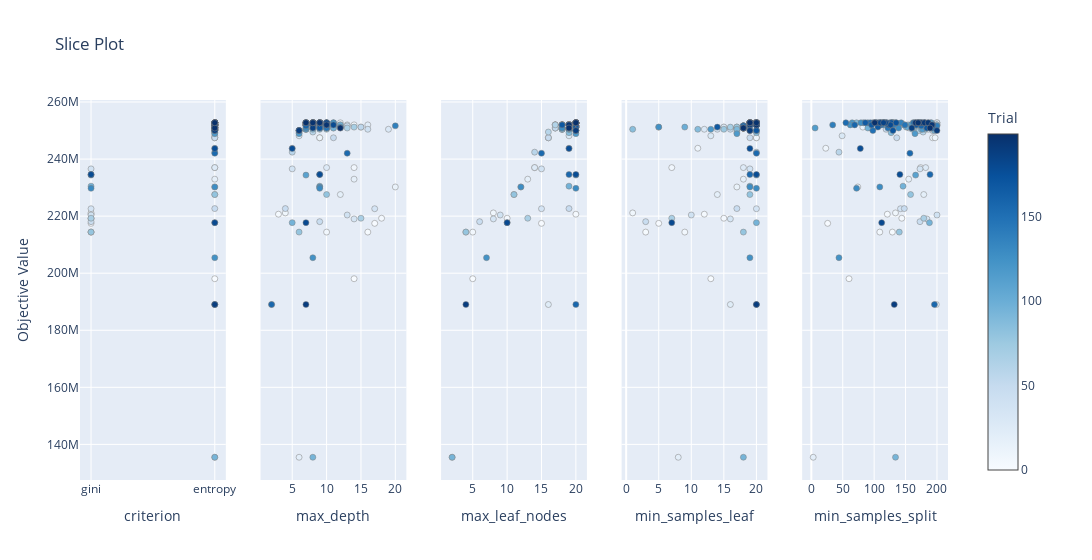

The notebook cell saved with this chart:
### Code cell
plot_slice(study)

### Figure 1 — Plotly figure (JSON) as saved in the notebook; plotly's stock layout.template omitted (floating-point values rounded to 4 significant figures; data arrays with more than 128 entries replaced by an {"elided": "..."} marker saying what was removed)
{"data": [{"marker": {"color": {"elided": "200 int values"}, "colorbar": {"title": {"text": "Trial"}, "x": 1, "xpad": 40}, "colorscale": [[0, "rgb(247,251,255)"], [0.125, "rgb(222,235,247)"], [0.25, "rgb(198,219,239)"], [0.375, "rgb(158,202,225)"], [0.5, "rgb(107,174,214)"], [0.625, "rgb(66,146,198)"], [0.75, "rgb(33,113,181)"], [0.875, "rgb(8,81,156)"], [1, "rgb(8,48,107)"]], "line": {"color": "Grey", "width": 0.5}, "showscale": true}, "mode": "markers", "name": "Feasible Trial", "showlegend": false, "type": "scatter", "x": {"elided": "200 str values"}, "xaxis": "x", "y": {"elided": "200 float values"}, "yaxis": "y"}, {"marker": {"color": {"elided": "200 int values"}, "colorbar": {"title": {"text": "Trial"}, "x": 1, "xpad": 40}, "colorscale": [[0, "rgb(247,251,255)"], [0.125, "rgb(222,235,247)"], [0.25, "rgb(198,219,239)"], [0.375, "rgb(158,202,225)"], [0.5, "rgb(107,174,214)"], [0.625, "rgb(66,146,198)"], [0.75, "rgb(33,113,181)"], [0.875, "rgb(8,81,156)"], [1, "rgb(8,48,107)"]], "line": {"color": "Grey", "width": 0.5}, "showscale": false}, "mode": "markers", "name": "Feasible Trial", "showlegend": false, "type": "scatter", "x": {"elided": "200 int values"}, "xaxis": "x2", "y": {"elided": "200 float values"}, "yaxis": "y2"}, {"marker": {"color": {"elided": "200 int values"}, "colorbar": {"title": {"text": "Trial"}, "x": 1, "xpad": 40}, "colorscale": [[0, "rgb(247,251,255)"], [0.125, "rgb(222,235,247)"], [0.25, "rgb(198,219,239)"], [0.375, "rgb(158,202,225)"], [0.5, "rgb(107,174,214)"], [0.625, "rgb(66,146,198)"], [0.75, "rgb(33,113,181)"], [0.875, "rgb(8,81,156)"], [1, "rgb(8,48,107)"]], "line": {"color": "Grey", "width": 0.5}, "showscale": false}, "mode": "markers", "name": "Feasible Trial", "showlegend": false, "type": "scatter", "x": {"elided": "200 int values"}, "xaxis": "x3", "y": {"elided": "200 float values"}, "yaxis": "y3"}, {"marker": {"color": {"elided": "200 int values"}, "colorbar": {"title": {"text": "Trial"}, "x": 1, "xpad": 40}, "colorscale": [[0, "rgb(247,251,255)"], [0.125, "rgb(222,235,247)"], [0.25, "rgb(198,219,239)"], [0.375, "rgb(158,202,225)"], [0.5, "rgb(107,174,214)"], [0.625, "rgb(66,146,198)"], [0.75, "rgb(33,113,181)"], [0.875, "rgb(8,81,156)"], [1, "rgb(8,48,107)"]], "line": {"color": "Grey", "width": 0.5}, "showscale": false}, "mode": "markers", "name": "Feasible Trial", "showlegend": false, "type": "scatter", "x": {"elided": "200 int values"}, "xaxis": "x4", "y": {"elided": "200 float values"}, "yaxis": "y4"}, {"marker": {"color": {"elided": "200 int values"}, "colorbar": {"title": {"text": "Trial"}, "x": 1, "xpad": 40}, "colorscale": [[0, "rgb(247,251,255)"], [0.125, "rgb(222,235,247)"], [0.25, "rgb(198,219,239)"], [0.375, "rgb(158,202,225)"], [0.5, "rgb(107,174,214)"], [0.625, "rgb(66,146,198)"], [0.75, "rgb(33,113,181)"], [0.875, "rgb(8,81,156)"], [1, "rgb(8,48,107)"]], "line": {"color": "Grey", "width": 0.5}, "showscale": false}, "mode": "markers", "name": "Feasible Trial", "showlegend": false, "type": "scatter", "x": {"elided": "200 int values"}, "xaxis": "x5", "y": {"elided": "200 float values"}, "yaxis": "y5"}], "layout": {"title": {"text": "Slice Plot"}, "width": 1500, "xaxis": {"anchor": "y", "categoryarray": ["gini", "entropy"], "categoryorder": "array", "domain": [0, 0.168], "title": {"text": "criterion"}, "type": "category"}, "xaxis2": {"anchor": "y2", "domain": [0.208, 0.376], "title": {"text": "max_depth"}}, "xaxis3": {"anchor": "y3", "domain": [0.416, 0.584], "title": {"text": "max_leaf_nodes"}}, "xaxis4": {"anchor": "y4", "domain": [0.624, 0.792], "title": {"text": "min_samples_leaf"}}, "xaxis5": {"anchor": "y5", "domain": [0.832, 1], "title": {"text": "min_samples_split"}}, "yaxis": {"anchor": "x", "domain": [0, 1], "title": {"text": "Objective Value"}}, "yaxis2": {"anchor": "x2", "domain": [0, 1], "matches": "y", "showticklabels": false}, "yaxis3": {"anchor": "x3", "domain": [0, 1], "matches": "y", "showticklabels": false}, "yaxis4": {"anchor": "x4", "domain": [0, 1], "matches": "y", "showticklabels": false}, "yaxis5": {"anchor": "x5", "domain": [0, 1], "matches": "y", "showticklabels": false}}}
